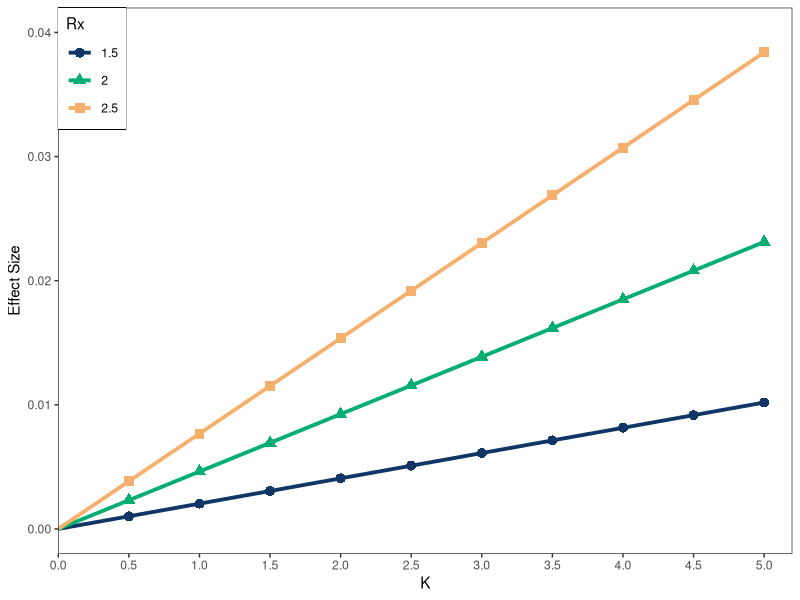
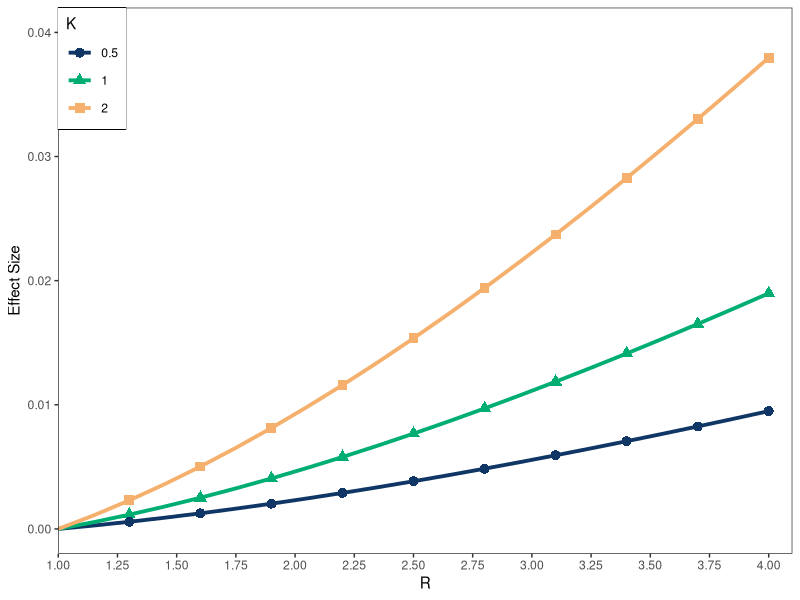
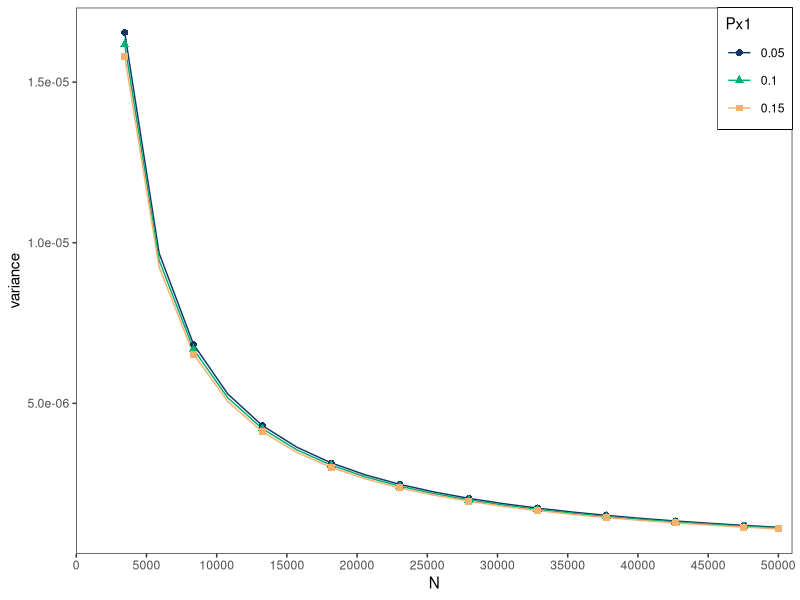
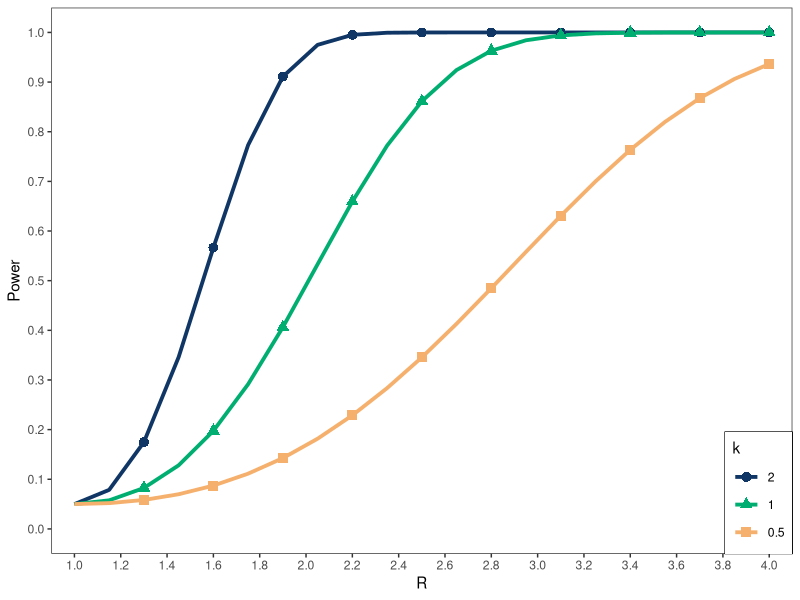
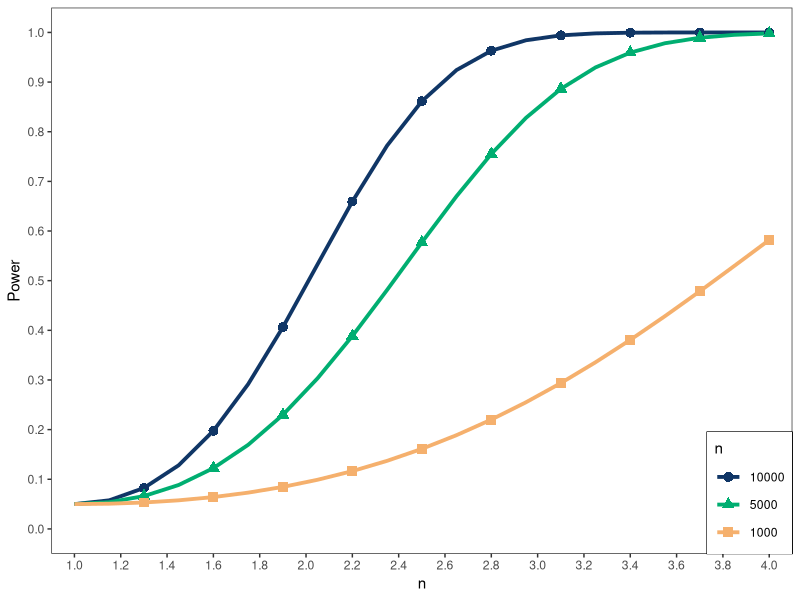
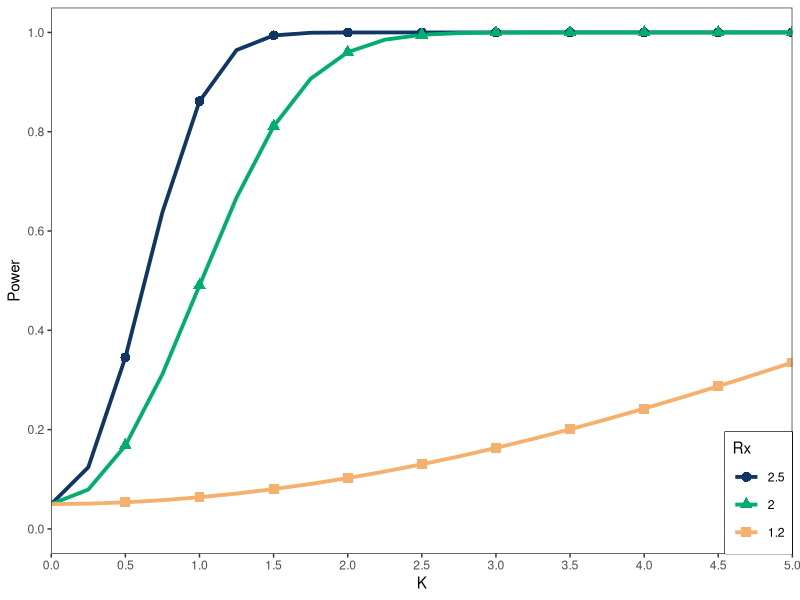
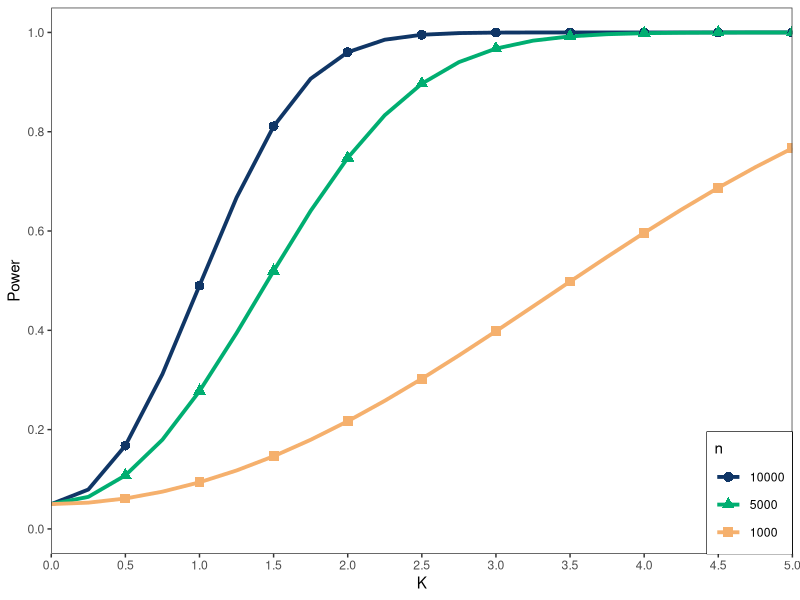
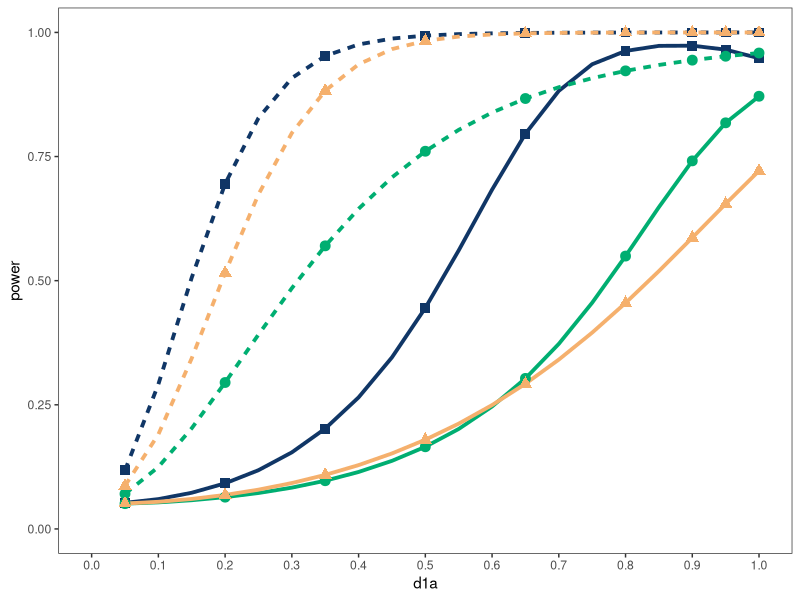

Write R code to recreate these figures, in order.
#library related packages
library(reshape2) 
library(ggplot2)   
library(ggpubr)

#basic function
#Pm1,Pm2,Px1,Px2 are the probabilities of carrying gene M1, M2, X1, and X2 by the affected individual,respectively.
#d1 is the LD between X1 and M1, d2 is the LD between X2 and M2, k is the coefficient of interaction, r1 is the relative risks of X1, and r2 is the relative risks of X2.
#PD is the disease prevalence, nD is the size of N chromosomes for the case-control sample, sig.level is the significant criterion p-value, and df is the degree of freedom.
myfunctionE<-function(Pm1,Pm2,Px1,Px2,d1,d2,k,r1,r2,PD,nD,sig.level,df){   
  #Calculate frequency of chromosomes in case samples that carrying X1, X2,The notation * indicates any allele of 0 or 1 at the current site.fx1d is f1*D, fx2d is f*1D.
  fx1d<-r1*Px1/(1+(r1-1)*Px1)           
  fx2d<-r2*Px2/(1+(r2-1)*Px2)    
  #Let nd equals nD
  nd<-nD
  #Calculate f11D, f10D, f01D, and f00D in case samples, f notes the frequencies of disease genes (X1 and X2)
  f11D<-(1+k)*fx1d*fx2d                
  f10D<-fx1d-(1+k)*fx1d*fx2d            
  f01D<-fx2d-(1+k)*fx1d*fx2d            
  f00D<-1-fx1d-fx2d+(1+k)*fx1d*fx2d  
  #Calculate t1,t2 (t1,t2 are parameters required to calculate frequencies in the control group)
  ta<-1-fx1d*PD/Px1                    
  tb<-1-(1-fx1d)*PD/(1-Px1)
  tc<-1-fx2d*PD/Px2
  td<-1-(1-fx2d)*PD/(1-Px2)
  t1<-ta/tb
  t2<-tc/td
  #Calculate Calculate frequency of chromosomes in control samples that carrying X1, X2, The notation * indicates any allele of 0 or 1 at the current site.dfx1 is f1*d, dfx2 is f*1d.
  dfx1<-t1*Px1/(1+(t1-1)*Px1)          
  dfx2<-t2*Px2/(1+(t2-1)*Px2)    
  #Calculate the frequencies of disease genes in control samples
  df11<-(1+k)*dfx1*dfx2                 
  df10<-dfx1-(1+k)*dfx1*dfx2            
  df01<-dfx2-(1+k)*dfx1*dfx2           
  df00<-1-dfx1-dfx2+(1+k)*dfx1*dfx2  
  #Calculate P(m1=1|x1=1),P(m2=1|x2=1),P(m1=1|x1=0),P(m2=1|x2=0),P(m1=0|x1=1),P(m2=0|x2=1),P(m1=0|x1=0), and P(m2=0|x2=0)
  Pa1<-(Pm1*Px1+d1)/Px1                
  Pa2<-(Pm2*Px2+d2)/Px2                 
  Pb1<-(Pm1*(1-Px1)+d1)/(1-Px1)         
  Pb2<-(Pm2*(1-Px2)+d2)/(1-Px2)         
  Pc1<-((1-Pm1)*Px1+d1)/Px1             
  Pc2<-((1-Pm2)*Px2+d2)/Px2            
  Pd1<-((1-Pm1)*(1-Px1)+d1)/(1-Px1)    
  Pd2<-((1-Pm2)*(1-Px2)+d2)/(1-Px2)    
  #Calculate 4 frequencies p11D,p22D,p12D, and p21D for the case samples
  p11D<-Pa1*Pa2*f11D+Pb1*Pa2*f01D+Pa1*Pb2*f10D+Pb1*Pb2*f00D
  p22D<-Pc1*Pc2*f11D+Pd1*Pc2*f01D+Pc1*Pd2*f10D+Pd1*Pd2*f00D
  p12D<-Pa1*Pc2*f11D+Pb1*Pc2*f01D+Pa1*Pd2*f10D+Pb1*Pd2*f00D
  p21D<-Pc1*Pa2*f11D+Pd1*Pa2*f01D+Pc1*Pb2*f10D+Pd1*Pb2*f00D
  #Calculate 4 frequencies p11d,p22d,p12d, and p21d for the control samples
  p11d<-Pa1*Pa2*df11+Pb1*Pa2*df01+Pa1*Pb2*df10+Pb1*Pb2*df00 
  p22d<-Pc1*Pc2*df11+Pd1*Pc2*df01+Pc1*Pd2*df10+Pd1*Pd2*df00
  p12d<-Pa1*Pc2*df11+Pb1*Pc2*df01+Pa1*Pd2*df10+Pb1*Pd2*df00
  p21d<-Pc1*Pa2*df11+Pd1*Pa2*df01+Pc1*Pb2*df10+Pd1*Pb2*df00
  #Calculate the expectation E1 of the LD between the marker genes M1 and M2 for the case group and E2 for the control group 
  E1<-p11D*p22D-p12D*p21D              
  E2<-p11d*p22d-p12d*p21d    
  #Calculate the expectation of effect size of gene-gene interaction in the case-control study
  dE<-E1-E2 
  #Calculate the covariance V1 of the difference of frequencies for the case group and the covariance V2 of the difference of frequencies for the control group
  V1<-((p11D+p12D)*(1-p11D-p12D)*(p11D+p21D)*(1-p11D-p21D)+(1-2*p11D-2*p12D)*(1-2*p11D-2*p21D)*(p11D*p22D-p12D*p21D)-(p11D*p22D-p12D*p21D)*(p11D*p22D-p12D*p21D))/nD 
  V2<-((p11d+p12d)*(1-p11d-p12d)*(p11d+p21d)*(1-p11d-p21d)+(1-2*p11d-2*p12d)*(1-2*p11d-2*p21d)*(p11d*p22d-p12d*p21d)-(p11d*p22d-p12d*p21d)*(p11d*p22d-p12d*p21d))/nd     
  #Calculate V, the sum of V1 and V2
  V<-V1+V2  
  #Calculate the statistic T
  T<-dE*dE/V
  #Connect sig.level, df, and power1
  k1<- qchisq(sig.level, df = df, lower = FALSE)
  #Calculate the power1 value in the chi-square test
  power1<-pchisq(k1, df = df, ncp = T, lower = FALSE)
  #Output dE,V,and power1
  result <- data.frame(dE=dE,V=V,power1=power1)
  print(result)
}

myfunctionE2<-function(Pm1,Pm2,Px1,Px2,d1a,d2a,k,r1,r2,PD,nD,nd,sig.level,df){   #d1a=D1*D1,d2a=D2*D2
  #Calculate d1max and d2max
  d1max<-min(Px1*(1-Pm1),Pm1*(1-Px1))           
  d2max<-min(Px2*(1-Pm2),Pm2*(1-Px2))
  #Calculate Lewontin's d1 and Lewontin's d2
  d1<-d1max*d1a          
  d2<-d2max*d2a           
  #Calculate frequency of chromosomes in case samples that carrying X1, X2,The notation * indicates any allele of 0 or 1 at the current site.fx1d is f1*D, fx2d is f*1D.
  fx1d<-r1*Px1/(1+(r1-1)*Px1)           
  fx2d<-r2*Px2/(1+(r2-1)*Px2)           
  #Calculate f11D, f10D, f01D, and f00D in case samples, f notes the frequencies of disease genes (X1 and X2)
  f11D<-(1+k)*fx1d*fx2d                
  f10D<-fx1d-(1+k)*fx1d*fx2d            
  f01D<-fx2d-(1+k)*fx1d*fx2d            
  f00D<-1-fx1d-fx2d+(1+k)*fx1d*fx2d  
  #Calculate t1,t2 (t1,t2 are parameters required to calculate frequencies in the control group)
  ta<-1-fx1d*PD/Px1                    
  tb<-1-(1-fx1d)*PD/(1-Px1)
  tc<-1-fx2d*PD/Px2
  td<-1-(1-fx2d)*PD/(1-Px2)
  t1<-ta/tb
  t2<-tc/td
  #Calculate Calculate frequency of chromosomes in control samples that carrying X1, X2, The notation * indicates any allele of 0 or 1 at the current site.dfx1 is f1*d, dfx2 is f*1d.
  dfx1<-t1*Px1/(1+(t1-1)*Px1)          
  dfx2<-t2*Px2/(1+(t2-1)*Px2)    
  #Calculate the frequencies of disease genes in control samples
  df11<-(1+k)*dfx1*dfx2                 
  df10<-dfx1-(1+k)*dfx1*dfx2            
  df01<-dfx2-(1+k)*dfx1*dfx2           
  df00<-1-dfx1-dfx2+(1+k)*dfx1*dfx2  
  #Calculate P(m1=1|x1=1),P(m2=1|x2=1),P(m1=1|x1=0),P(m2=1|x2=0),P(m1=0|x1=1),P(m2=0|x2=1),P(m1=0|x1=0), and P(m2=0|x2=0)
  Pa1<-(Pm1*Px1+d1)/Px1                
  Pa2<-(Pm2*Px2+d2)/Px2                 
  Pb1<-(Pm1*(1-Px1)+d1)/(1-Px1)         
  Pb2<-(Pm2*(1-Px2)+d2)/(1-Px2)         
  Pc1<-((1-Pm1)*Px1+d1)/Px1             
  Pc2<-((1-Pm2)*Px2+d2)/Px2            
  Pd1<-((1-Pm1)*(1-Px1)+d1)/(1-Px1)    
  Pd2<-((1-Pm2)*(1-Px2)+d2)/(1-Px2)    
  #Calculate 4 frequencies p11D,p22D,p12D, and p21D for the case samples
  p11D<-Pa1*Pa2*f11D+Pb1*Pa2*f01D+Pa1*Pb2*f10D+Pb1*Pb2*f00D
  p22D<-Pc1*Pc2*f11D+Pd1*Pc2*f01D+Pc1*Pd2*f10D+Pd1*Pd2*f00D
  p12D<-Pa1*Pc2*f11D+Pb1*Pc2*f01D+Pa1*Pd2*f10D+Pb1*Pd2*f00D
  p21D<-Pc1*Pa2*f11D+Pd1*Pa2*f01D+Pc1*Pb2*f10D+Pd1*Pb2*f00D
  #Calculate 4 frequencies p11d,p22d,p12d, and p21d for the control samples
  p11d<-Pa1*Pa2*df11+Pb1*Pa2*df01+Pa1*Pb2*df10+Pb1*Pb2*df00 
  p22d<-Pc1*Pc2*df11+Pd1*Pc2*df01+Pc1*Pd2*df10+Pd1*Pd2*df00
  p12d<-Pa1*Pc2*df11+Pb1*Pc2*df01+Pa1*Pd2*df10+Pb1*Pd2*df00
  p21d<-Pc1*Pa2*df11+Pd1*Pa2*df01+Pc1*Pb2*df10+Pd1*Pb2*df00
  #Calculate the expectation E1 of the LD between the marker genes M1 and M2 for the case group and E2 for the control group 
  E1<-p11D*p22D-p12D*p21D              
  E2<-p11d*p22d-p12d*p21d    
  #Calculate the expectation of effect size of gene-gene interaction in the case-control study
  dE<-E1-E2 
  #Calculate the covariance V1 of the difference of frequencies for the case group and the covariance V2 of the difference of frequencies for the control group
  V1<-((p11D+p12D)*(1-p11D-p12D)*(p11D+p21D)*(1-p11D-p21D)+(1-2*p11D-2*p12D)*(1-2*p11D-2*p21D)*(p11D*p22D-p12D*p21D)-(p11D*p22D-p12D*p21D)*(p11D*p22D-p12D*p21D))/nD 
  V2<-((p11d+p12d)*(1-p11d-p12d)*(p11d+p21d)*(1-p11d-p21d)+(1-2*p11d-2*p12d)*(1-2*p11d-2*p21d)*(p11d*p22d-p12d*p21d)-(p11d*p22d-p12d*p21d)*(p11d*p22d-p12d*p21d))/nd     
  #Calculate V, the sum of V1 and V2
  V<-V1+V2  
  #Calculate the statistic T
  T<-dE*dE/V
  #Connect sig.level, df, and powe1r
  k1<- qchisq(sig.level, df = df, lower = FALSE)
  #Calculate the power value in the chi-square test
  power1<-pchisq(k1, df = df, ncp = T, lower = FALSE)
  #Output d1,d2,r1a,r2a,and power
  result <- data.frame(d1=d1,d2=d2,power1=power1)
  print(result)
}

myfunctionE3<-function(Pm1,Pm2,Px1,Px2,d1a,d2a,k,r1,r2,PD,nD,nd,sig.level,df){   #d1a=D1*D1,d2a=D2*D2
  #Calculate d1max and d2max
  d1max<-min(Px1*(1-Pm1),Pm1*(1-Px1))           
  d2max<-min(Px2*(1-Pm2),Pm2*(1-Px2))
  #Calculate Lewontin's d1 and Lewontin's d2
  d1<-d1max*d1a          
  d2<-d2max*d2a           
  #Calculate frequency of chromosomes in case samples that carrying X1, X2,The notation * indicates any allele of 0 or 1 at the current site.fx1d is f1*D, fx2d is f*1D.
  fx1d<-r1*Px1/(1+(r1-1)*Px1)           
  fx2d<-r2*Px2/(1+(r2-1)*Px2)           
  #Calculate f11D, f10D, f01D, and f00D in case samples, f notes the frequencies of disease genes (X1 and X2)
  f11D<-(1+k)*fx1d*fx2d                
  f10D<-fx1d-(1+k)*fx1d*fx2d            
  f01D<-fx2d-(1+k)*fx1d*fx2d            
  f00D<-1-fx1d-fx2d+(1+k)*fx1d*fx2d  
  #Calculate t1,t2 (t1,t2 are parameters required to calculate frequencies in the control group)
  ta<-1-fx1d*PD/Px1                    
  tb<-1-(1-fx1d)*PD/(1-Px1)
  tc<-1-fx2d*PD/Px2
  td<-1-(1-fx2d)*PD/(1-Px2)
  t1<-ta/tb
  t2<-tc/td
  #Calculate Calculate frequency of chromosomes in control samples that carrying X1, X2, The notation * indicates any allele of 0 or 1 at the current site.dfx1 is f1*d, dfx2 is f*1d.
  dfx1<-t1*Px1/(1+(t1-1)*Px1)          
  dfx2<-t2*Px2/(1+(t2-1)*Px2)    
  #Calculate the frequencies of disease genes in control samples
  df11<-(1+k)*dfx1*dfx2                 
  df10<-dfx1-(1+k)*dfx1*dfx2            
  df01<-dfx2-(1+k)*dfx1*dfx2           
  df00<-1-dfx1-dfx2+(1+k)*dfx1*dfx2  
  #Calculate P(m1=1|x1=1),P(m2=1|x2=1),P(m1=1|x1=0),P(m2=1|x2=0),P(m1=0|x1=1),P(m2=0|x2=1),P(m1=0|x1=0), and P(m2=0|x2=0)
  Pa1<-(Pm1*Px1+d1)/Px1                
  Pa2<-(Pm2*Px2+d2)/Px2                 
  Pb1<-(Pm1*(1-Px1)+d1)/(1-Px1)         
  Pb2<-(Pm2*(1-Px2)+d2)/(1-Px2)         
  Pc1<-((1-Pm1)*Px1+d1)/Px1             
  Pc2<-((1-Pm2)*Px2+d2)/Px2            
  Pd1<-((1-Pm1)*(1-Px1)+d1)/(1-Px1)    
  Pd2<-((1-Pm2)*(1-Px2)+d2)/(1-Px2)    
  #Calculate 4 frequencies p11D,p22D,p12D, and p21D for the case samples
  p11D<-Pa1*Pa2*f11D+Pb1*Pa2*f01D+Pa1*Pb2*f10D+Pb1*Pb2*f00D
  p22D<-Pc1*Pc2*f11D+Pd1*Pc2*f01D+Pc1*Pd2*f10D+Pd1*Pd2*f00D
  p12D<-Pa1*Pc2*f11D+Pb1*Pc2*f01D+Pa1*Pd2*f10D+Pb1*Pd2*f00D
  p21D<-Pc1*Pa2*f11D+Pd1*Pa2*f01D+Pc1*Pb2*f10D+Pd1*Pb2*f00D
  #Calculate 4 frequencies p11d,p22d,p12d, and p21d for the control samples
  p11d<-Pa1*Pa2*df11+Pb1*Pa2*df01+Pa1*Pb2*df10+Pb1*Pb2*df00 
  p22d<-Pc1*Pc2*df11+Pd1*Pc2*df01+Pc1*Pd2*df10+Pd1*Pd2*df00
  p12d<-Pa1*Pc2*df11+Pb1*Pc2*df01+Pa1*Pd2*df10+Pb1*Pd2*df00
  p21d<-Pc1*Pa2*df11+Pd1*Pa2*df01+Pc1*Pb2*df10+Pd1*Pb2*df00
  #Calculate the expectation E3 of the odd ratio for the case group and the control group 
  E3<-(p11D+p12D)*(p21d+p22d)/((p21D+p22D)*(p11d+p12d))    
  #Calculate the variance of the estimated variance of the logarithm of the odd ratio
  V3<-1/(nD*(p11D+p12D))+1/(nD*(p21D+p22D))+1/(nd*(p11d+p12d))+1/(nd*(p21d+p22d))
  #Calculate the statistic T2
  T2<-log(E3)*log(E3)/V3
  #Connect sig.level, df, and power2
  k1<- qchisq(sig.level, df = df, lower = FALSE)
  #Calculate the power value in the chi-square test
  power2<-pchisq(k1, df = df, ncp = T2, lower = FALSE)
  #Output d1,d2,r1a,r2a,and power2
  result <- data.frame(d1=d1,d2=d2,power2=power2)
  print(result)
}


##Generate data and draw the figure of fig.1
#investigate the relationship between dE and k under different values of r1,r2(r1=r2)
output1a <- data.frame(K=seq(0,5,0.25),
                       Rx=rep(c(2.5,2,1.5),each=21))
tmp <- myfunctionE(0.05,0.05,0.05,0.05,0.0475,0.0475,output1a$K,output1a$Rx,output1a$Rx,0.1,10000,0.05,1)
output1a$Size <- tmp$dE

data <- output1a
data$Rx<-as.factor(data$Rx)
data2<-data[-c(1,22,43,seq(2,20,2),seq(23,41,2),seq(44,62,2)),]

p1<-ggplot()+
  geom_line(data = data,aes(x=K,y=Size,group=Rx,color=Rx),linewidth=1.3)+
  geom_point(data = data2,aes(x=K,y=Size,group=Rx,color=Rx,shape=Rx),size=3)+
  scale_color_manual(values = c('#103666','#00ae71','#f5b06d'))+ 
  xlab("K")+
  ylab("Effect Size")+
  theme_bw() +
  theme(panel.grid.major=element_line(colour=NA),
        panel.background = element_rect(fill = "transparent",colour = NA),
        plot.background = element_rect(fill = "transparent",colour = NA),
        panel.grid.minor = element_blank(),
        legend.position = c(0,1),
        legend.justification = c(0,1),
        legend.box.background = element_rect(color="black"),
        legend.key.size=unit(20,"pt"))+
  scale_x_continuous(expand=c(0,0),limits = c(0,5.2),breaks = seq(0,5,0.5))+
  scale_y_continuous(limits = c(0,0.04),breaks = seq(0,0.04,0.01))

ggsave("size-K.pdf", plot = p1, height = 4, width = 5)

#investigate the relationship between mathematical expectation (dE) , the relative risk ratio of X1 (r1,r2) under different values of the gene interaction strength of X1 and X2 (k)
output1b <- data.frame(K=rep(c(2,1,0.5),each=21),
                       Rx=seq(1,4,0.15))
tmp <- myfunctionE(0.05,0.05,0.05,0.05,0.0475,0.0475,output1b$K,output1b$Rx,output1b$Rx,0.1,10000,0.05,1)
output1b$Size <- tmp$dE

data <- output1b
data$K<-as.factor(data$K)
data2<-data[-c(1,22,43,seq(2,20,2),seq(23,41,2),seq(44,62,2)),]

p1<-ggplot()+
  geom_line(data = data,aes(x=Rx,y=Size,group=K,color=K),linewidth=1.3)+
  geom_point(data = data2,aes(x=Rx,y=Size,group=K,color=K,shape=K),size=3)+
  scale_color_manual(values = c('#103666','#00ae71','#f5b06d'))+ 
  xlab("R")+
  ylab("Effect Size")+
  theme_bw() +
  theme(panel.grid.major=element_line(colour=NA),
        panel.background = element_rect(fill = "transparent",colour = NA),
        plot.background = element_rect(fill = "transparent",colour = NA),
        panel.grid.minor = element_blank(),
        legend.position = c(0,1),
        legend.justification = c(0,1),
        legend.box.background = element_rect(color="black"),
        legend.key.size=unit(20,"pt"))+
  scale_x_continuous(expand=c(0,0),limits = c(1,4.1),breaks = seq(1,4,0.25))+
  scale_y_continuous(limits = c(0,0.04),breaks = seq(0,0.04,0.01))

ggsave("size-RR.pdf", plot = p1, height = 4, width = 5)


##Generate data and draw the figure of fig.2
#investigate the relationship between variance and the total chromosome number of the disease population (nD) under different values of the frequency of allele X1 (Px1)  
output1c <- data.frame(n=seq(3450,50000,2450),
                       Px1=rep(c(0.05,0.1,0.15),each=20))
tmp <- myfunctionE(0.05,0.05,output1c$Px1,0.05,0.0475,0.0475,1,2,2,0.1,output1c$n,0.05,1)
output1c$Variance <- tmp$V

data <- output1c
data$Px1<-as.factor(data$Px1)
data2<-data[-seq(2,59,2),]

p1<-ggplot()+
  geom_line(data = data,aes(x=n,y=Variance,group=Px1,color=Px1),linewidth=0.5)+
  geom_point(data = data2,aes(x=n,y=Variance,group=Px1,color=Px1,shape=Px1),size=2)+
  scale_color_manual(values = c('#103666','#00ae71','#f5b06d'))+ 
  xlab("N")+
  ylab("variance")+
  theme_bw() +
  theme(panel.grid.major=element_line(colour=NA),
        panel.background = element_rect(fill = "transparent",colour = NA),
        plot.background = element_rect(fill = "transparent",colour = NA),
        panel.grid.minor = element_blank(),
        legend.position = c(1,1),
        legend.justification = c(1,1),
        legend.box.background = element_rect(color="black"),
        legend.key.size=unit(20,"pt"))+
  scale_x_continuous(expand=c(0,0),limits = c(0,51000),breaks = seq(0,50000,5000))

ggsave("variance-n.pdf", plot = p1, height = 3, width = 4)


##Generate data and draw the figure of fig.3
#investigate the relationship between power1 and r1,r2(r1=r2) under different values of k(fig.3A)
output1d <- data.frame(Rx=seq(1,4,0.15),
                       k=rep(c(2,1,0.5),each=21))
tmp <- myfunctionE(0.05,0.05,0.05,0.05,0.0475,0.0475,output1d$k,output1d$Rx,output1d$Rx,0.1,10000,0.05,1)
output1d$power <- tmp$power1

data <- output1d
data$k<-factor(data$k,levels=c("2","1","0.5"))
data2<-data[-c(1,22,43,seq(2,20,2),seq(23,41,2),seq(44,62,2)),]

p1<-ggplot()+
  geom_line(data = data,aes(x=Rx,y=power,group=k,color=k),linewidth=1.3)+
  geom_point(data = data2,aes(x=Rx,y=power,group=k,color=k,shape=k),size=3)+ 
  scale_color_manual(values = c('#103666','#00ae71','#f5b06d'))+
  xlab("R")+
  ylab("Power")+
  theme_bw() +
  theme(panel.grid.major=element_line(colour=NA),
        panel.background = element_rect(fill = "transparent",colour = NA),
        plot.background = element_rect(fill = "transparent",colour = NA),
        panel.grid.minor = element_blank(),
        legend.position = c(1,0),
        legend.justification = c(1,0),
        legend.box.background = element_rect(color="black"),
        legend.key.size=unit(20,"pt"))+
  scale_x_continuous(expand=c(0,0),limits = c(0.9,4.1),breaks = seq(1,4.1,0.2))+
  scale_y_continuous(limits = c(0,1),breaks = seq(0,1,0.1))
ggsave("power-r-k.pdf", plot = p1, height = 4, width = 5)

#investigate the relationship between power1 and r1,r2(r1=r2) under different values of nD(fig.3B)
output1e <- data.frame(Rx=seq(1,4,0.15),
                       n=rep(c(10000,5000,1000),each=21))
tmp <- myfunctionE(0.05,0.05,0.05,0.05,0.0475,0.0475,1,output1e$Rx,output1e$Rx,0.1,output1e$n,0.05,1)
output1e$power <- tmp$power1

data <- output1e
data$n<-factor(data$n,levels=c("10000","5000","1000"))
data2<-data[-c(1,22,43,seq(2,20,2),seq(23,41,2),seq(44,62,2)),]

p1<-ggplot()+
  geom_line(data = data,aes(x=Rx,y=power,group=n,color=n),linewidth=1.3)+
  geom_point(data = data2,aes(x=Rx,y=power,group=n,color=n,shape=n),size=3)+ 
  scale_color_manual(values = c('#103666','#00ae71','#f5b06d'))+
  xlab("n")+
  ylab("Power")+
  theme_bw() +
  theme(panel.grid.major=element_line(colour=NA),
        panel.background = element_rect(fill = "transparent",colour = NA),
        plot.background = element_rect(fill = "transparent",colour = NA),
        panel.grid.minor = element_blank(),
        legend.position = c(1,0),
        legend.justification = c(1,0),
        legend.box.background = element_rect(color="black"),
        legend.key.size=unit(20,"pt"))+
  scale_x_continuous(expand=c(0,0),limits = c(0.9,4.1),breaks = seq(1,4.1,0.2))+
  scale_y_continuous(limits = c(0,1),breaks = seq(0,1,0.1))

ggsave("power-r-n.pdf", plot = p1, height = 4, width = 5)


##Generate data and draw the figure of fig.4
#investigate the relationship between power1 and k under different values of r1,r2(r1=r2)(fig.4A)
output1f <- data.frame(K=seq(0,5,0.25),
                       Rx=rep(c(2.5,2,1.2),each=21))
tmp <- myfunctionE(0.05,0.05,0.05,0.05,0.0475,0.0475,output1f$K,output1f$Rx,output1f$Rx,0.1,10000,0.05,1)
output1f$power <- tmp$power1

data <- output1f
data$Rx<-factor(data$Rx,levels=c("2.5","2","1.2"))
data2<-data[-c(1,22,43,seq(2,20,2),seq(23,41,2),seq(44,62,2)),]

p1<-ggplot()+
  geom_line(data = data,aes(x=K,y=power,group=Rx,color=Rx),linewidth=1.3)+
  geom_point(data = data2,aes(x=K,y=power,group=Rx,color=Rx,shape=Rx),size=3)+ 
  scale_color_manual(values = c('#103666','#00ae71','#f5b06d'))+ 
  xlab("K")+
  ylab("Power")+
  theme_bw() +
  theme(panel.grid.major=element_line(colour=NA),
        panel.background = element_rect(fill = "transparent",colour = NA),
        plot.background = element_rect(fill = "transparent",colour = NA),
        panel.grid.minor = element_blank(),
        legend.position = c(1,0),
        legend.justification = c(1,0),
        legend.box.background = element_rect(color="black"),
        legend.key.size=unit(20,"pt"))+
  scale_x_continuous(expand=c(0,0),limits = c(0,5),breaks = seq(0,5,0.5))+
  scale_y_continuous(limits = c(0,1),breaks = seq(0,1,0.2))
ggsave("power-k-r.pdf", plot = p1, height = 4, width = 5)

#investigate the relationship between power1 and k under different values of nD(fig.4B)
output1g <- data.frame(K=seq(0,5,0.25),
                       n=rep(c(10000,5000,1000),each=21))
tmp <- myfunctionE(0.05,0.05,0.05,0.05,0.0475,0.0475,output1g$K,2,2,0.1,output1g$n,0.05,1)
output1g$power <- tmp$power1

data <- output1g
data$n<-factor(data$n,levels=c("10000","5000","1000"))
data2<-data[-c(1,22,43,seq(2,20,2),seq(23,41,2),seq(44,62,2)),]

p1<-ggplot()+
  geom_line(data = data,aes(x=K,y=power,group=n,color=n),linewidth=1.3)+
  geom_point(data = data2,aes(x=K,y=power,group=n,color=n,shape=n),size=3)+ 
  scale_color_manual(values = c('#103666','#00ae71','#f5b06d'))+ 
  xlab("K")+
  ylab("Power")+
  theme_bw() +
  theme(panel.grid.major=element_line(colour=NA),
        panel.background = element_rect(fill = "transparent",colour = NA),
        plot.background = element_rect(fill = "transparent",colour = NA),
        panel.grid.minor = element_blank(),
        legend.position = c(1,0),
        legend.justification = c(1,0),
        legend.box.background = element_rect(color="black"),
        legend.key.size=unit(20,"pt"))+
  scale_x_continuous(expand=c(0,0),limits = c(0,5),breaks = seq(0,5,0.5))+
  scale_y_continuous(limits = c(0,1),breaks = seq(0,1,0.2))
ggsave("power-K-n.pdf", plot = p1, height = 4, width = 5)


##Generate data and draw the figure of fig.5
#investigate the relationship between power1,power2 and d1a (d1/d1max) under different values of Px1 and level of significance (sig.level)
#Generate data of fig.5
output1h <- data.frame(Px1=rep(c(0.2,0.3,0.1,0.2,0.3,0.1,0.2,0.3,0.1,0.2,0.3,0.1),each=20),
                       d1a=seq(0.05,1,0.05),
                       siglevel=rep(c(0.05,0.0005,0.000005,0.00000005),each=60))

c1<-list()
for (i in 1:length(output1h$Px1)) {
  tmp1<-myfunctionE2(0.2,0.2,output1h$Px1[i],0.2,output1h$d1a[i],1,1,2,2,0.1,10000,10000,output1h$siglevel[i],1)
  pow<-tmp1$power1
  c1[i]<-pow
}
power1<-as.data.frame(do.call(rbind, c1))
output1h$power1 <- power1$V1

d1<-list()
for (i in 1:length(output1h$Px1)) {
  tmp1<-myfunctionE3(0.2,0.2,output1h$Px1[i],0.2,output1h$d1a[i],1,1,2,2,0.1,10000,10000,output1h$siglevel[i],1)
  pow<-tmp1$power2
  d1[i]<-pow
}
power2<-as.data.frame(do.call(rbind, d1))
output1h$power2 <- power2$V1

#draw fig5A
data <- output1h[1:60,-3]
data$Px1<-factor(data$Px1,levels=c("0.2","0.3","0.1"))
data2<-data[-c(seq(2,18,1.5),seq(22,38,1.5),seq(42,58,1.5)),]

library(tidyverse)
data_long <- data %>% pivot_longer(cols = -c("d1a", "Px1"),
                                   names_to = "group", values_to = "power")  
data_long2 <- data2 %>% pivot_longer(cols = -c("d1a", "Px1"),
                                     names_to = "group", values_to = "power") 

p1<-ggplot()+
  geom_line(data=data_long,aes(x = d1a, y = power, linetype = group, color = Px1),linewidth=1.3)+
  geom_point(data=data_long2,aes(x = d1a, y = power, color=Px1, shape=Px1),size=3)+
  scale_shape_manual(values = c(15, 19, 17))+
  scale_color_manual(values = c('#103666','#00ae71','#f5b06d'))+ 
  xlab("d1a")+
  ylab("power")+
  theme_bw() +
  theme(panel.grid.major=element_line(colour=NA),
        legend.position = 'none',
        panel.background = element_rect(fill = "transparent",colour = NA),
        plot.background = element_rect(fill = "transparent",colour = NA),
        panel.grid.minor = element_blank())+
  scale_x_continuous(limits = c(0,1),breaks = seq(0,1,0.1))+
  scale_y_continuous(limits = c(0,1),breaks = seq(0,1,0.25))

#draw fig5B
data <- output1h[61:120,-3]
data$Px1<-factor(data$Px1,levels=c("0.2","0.3","0.1"))
data2<-data[-c(seq(2,18,1.5),seq(22,38,1.5),seq(42,58,1.5)),]

library(tidyverse)
data_long <- data %>% pivot_longer(cols = -c("d1a", "Px1"),
                                   names_to = "group", values_to = "power")  
data_long2 <- data2 %>% pivot_longer(cols = -c("d1a", "Px1"),
                                     names_to = "group", values_to = "power") 
p2<-ggplot()+
  geom_line(data=data_long,aes(x = d1a, y = power, linetype = group, color = Px1),linewidth=1.3)+
  geom_point(data=data_long2,aes(x = d1a, y = power, color=Px1, shape=Px1),size=3)+
  scale_shape_manual(values = c(15, 19, 17))+
  scale_color_manual(values = c('#103666','#00ae71','#f5b06d'))+ 
  xlab("d1a")+
  ylab("power")+
  theme_bw() +
  theme(panel.grid.major=element_line(colour=NA),
        legend.position = 'none',
        panel.background = element_rect(fill = "transparent",colour = NA),
        plot.background = element_rect(fill = "transparent",colour = NA),
        panel.grid.minor = element_blank())+
  scale_x_continuous(limits = c(0,1),breaks = seq(0,1,0.1))+
  scale_y_continuous(limits = c(0,1),breaks = seq(0,1,0.25))

#draw fig5C
data <- output1h[121:180,-3]
data$Px1<-factor(data$Px1,levels=c("0.2","0.3","0.1"))
data2<-data[-c(seq(2,18,1.5),seq(22,38,1.5),seq(42,58,1.5)),]

library(tidyverse)
data_long <- data %>% pivot_longer(cols = -c("d1a", "Px1"),
                                   names_to = "group", values_to = "power")  
data_long2 <- data2 %>% pivot_longer(cols = -c("d1a", "Px1"),
                                     names_to = "group", values_to = "power") 
p3<-ggplot()+
  geom_line(data=data_long,aes(x = d1a, y = power, linetype = group, color = Px1),linewidth=1.3)+
  geom_point(data=data_long2,aes(x = d1a, y = power, color=Px1, shape=Px1),size=3)+
  scale_shape_manual(values = c(15, 19, 17))+
  scale_color_manual(values = c('#103666','#00ae71','#f5b06d'))+ 
  xlab("d1a")+
  ylab("power")+
  theme_bw() +
  theme(panel.grid.major=element_line(colour=NA),
        legend.position = 'none',
        panel.background = element_rect(fill = "transparent",colour = NA),
        plot.background = element_rect(fill = "transparent",colour = NA),
        panel.grid.minor = element_blank())+
  scale_x_continuous(limits = c(0,1),breaks = seq(0,1,0.1))+
  scale_y_continuous(limits = c(0,1),breaks = seq(0,1,0.25))

#draw fig5D
data <- output1h[181:240,-3]
data$Px1<-factor(data$Px1,levels=c("0.2","0.3","0.1"))
data2<-data[-c(seq(2,18,1.5),seq(22,38,1.5),seq(42,58,1.5)),]

library(tidyverse)
data_long <- data %>% pivot_longer(cols = -c("d1a", "Px1"),
                                   names_to = "group", values_to = "power")  
data_long2 <- data2 %>% pivot_longer(cols = -c("d1a", "Px1"),
                                     names_to = "group", values_to = "power") 
p4<-ggplot()+
  geom_line(data=data_long,aes(x = d1a, y = power, linetype = group, color = Px1),linewidth=1.3)+
  geom_point(data=data_long2,aes(x = d1a, y = power, color=Px1, shape=Px1),size=3)+
  scale_shape_manual(values = c(15, 19, 17))+
  scale_color_manual(values = c('#103666','#00ae71','#f5b06d'))+ 
  xlab("d1a")+
  ylab("power")+
  theme_bw() +
  theme(panel.grid.major=element_line(colour=NA),
        panel.background = element_rect(fill = "transparent",colour = NA),
        plot.background = element_rect(fill = "transparent",colour = NA),
        panel.grid.minor = element_blank())+
  scale_x_continuous(limits = c(0,1),breaks = seq(0,1,0.1))+
  scale_y_continuous(limits = c(0,1),breaks = seq(0,1,0.25))

#save fig.5A, fig.5B, fig.5C, and fig.5D
ggsave("power,power2&dla-px1-1.pdf", plot = p1, height = 4, width = 5)
ggsave("power,power2&dla-px1-2.pdf", plot = p2, height = 4, width = 5)
ggsave("power,power2&dla-px1-3.pdf", plot = p3, height = 4, width = 5)
ggsave("power,power2&dla-px1-4.pdf", plot = p4, height = 4, width = 5)


##Generate data and draw the figure of fig.6
#investigate the relationship between power1,power2 and d1a under different values of Px1 and k
#Generate data of fig.6
output1j <- data.frame(Px1=rep(c(0.2,0.3,0.1,0.2,0.3,0.1,0.2,0.3,0.1,0.2,0.3,0.1),each=21),
                       k=seq(0,2,0.1),
                       siglevel=rep(c(0.05,0.0005,0.000005,0.00000005),each=63))
c1<-list()
for (i in 1:length(output1j$Px1)) {
  tmp1<-myfunctionE2(0.2,0.2,output1j$Px1[i],0.2,0.5,1,output1j$k[i],2,2,0.1,10000,10000,output1j$siglevel[i],1)
  pow<-tmp1$power1
  c1[i]<-pow
}
power1<-as.data.frame(do.call(rbind, c1))
output1j$power1 <- power1$V1

d1<-list()
for (i in 1:length(output1j$Px1)) {
  tmp1<-myfunctionE3(0.2,0.2,output1j$Px1[i],0.2,0.5,1,output1j$k[i],2,2,0.1,10000,10000,output1j$siglevel[i],1)
  pow<-tmp1$power2
  d1[i]<-pow
}
power2<-as.data.frame(do.call(rbind, d1))
output1j$power2 <- power2$V1

#draw fig6A
data <- output1j[1:63,-3]
data$Px1<-factor(data$Px1,levels=c("0.2","0.3","0.1"))
data2<-data[-c(seq(2,21,1.5),seq(23,41,1.5),seq(44,62,1.5)),]

library(tidyverse)
data_long <- data %>% pivot_longer(cols = -c("k", "Px1"),
                                   names_to = "group", values_to = "power")  
data_long2 <- data2 %>% pivot_longer(cols = -c("k", "Px1"),
                                     names_to = "group", values_to = "power")  

p1<-ggplot()+
  geom_line(data=data_long,aes(x = k, y = power, linetype = group, color = Px1),linewidth=1)+
  geom_point(data=data_long2,aes(x = k, y = power, color=Px1, shape=Px1),size=3)+
  scale_shape_manual(values = c(15, 19, 17))+
  scale_color_manual(values = c('#103666','#00ae71','#f5b06d'))+ 
  xlab("k")+
  ylab("power")+
  theme_bw() +
  theme(panel.grid.major=element_line(colour=NA),
        legend.position = 'none',
        panel.background = element_rect(fill = "transparent",colour = NA),
        plot.background = element_rect(fill = "transparent",colour = NA),
        panel.grid.minor = element_blank())+
  scale_x_continuous(limits = c(0,2),breaks = seq(0,2,0.2))+
  scale_y_continuous(limits = c(0,1),breaks = seq(0,1,0.25))

#draw fig6B
data <- output1j[64:126,-3]
data$Px1<-factor(data$Px1,levels=c("0.2","0.3","0.1"))
data2<-data[-c(seq(2,21,1.5),seq(23,41,1.5),seq(44,62,1.5)),]

library(tidyverse)
data_long <- data %>% pivot_longer(cols = -c("k", "Px1"),
                                   names_to = "group", values_to = "power")  
data_long2 <- data2 %>% pivot_longer(cols = -c("k", "Px1"),
                                     names_to = "group", values_to = "power")  

p2<-ggplot()+
  geom_line(data=data_long,aes(x = k, y = power, linetype = group, color = Px1),linewidth=1)+
  geom_point(data=data_long2,aes(x = k, y = power, color=Px1, shape=Px1),size=3)+
  scale_shape_manual(values = c(15, 19, 17))+
  scale_color_manual(values = c('#103666','#00ae71','#f5b06d'))+ 
  xlab("k")+
  ylab("power")+
  theme_bw() +
  theme(panel.grid.major=element_line(colour=NA),
        legend.position = 'none',
        panel.background = element_rect(fill = "transparent",colour = NA),
        plot.background = element_rect(fill = "transparent",colour = NA),
        panel.grid.minor = element_blank())+
  scale_x_continuous(limits = c(0,2),breaks = seq(0,2,0.2))+
  scale_y_continuous(limits = c(0,1),breaks = seq(0,1,0.25))

#draw fig6C
data <- output1j[127:189,-3]
data$Px1<-factor(data$Px1,levels=c("0.2","0.3","0.1"))
data2<-data[-c(seq(2,21,1.5),seq(23,41,1.5),seq(44,62,1.5)),]

library(tidyverse)
data_long <- data %>% pivot_longer(cols = -c("k", "Px1"),
                                   names_to = "group", values_to = "power")  
data_long2 <- data2 %>% pivot_longer(cols = -c("k", "Px1"),
                                     names_to = "group", values_to = "power")  

p3<-ggplot()+
  geom_line(data=data_long,aes(x = k, y = power, linetype = group, color = Px1),linewidth=1)+
  geom_point(data=data_long2,aes(x = k, y = power, color=Px1, shape=Px1),size=3)+
  scale_shape_manual(values = c(15, 19, 17))+
  scale_color_manual(values = c('#103666','#00ae71','#f5b06d'))+ 
  xlab("k")+
  ylab("power")+
  theme_bw() +
  theme(panel.grid.major=element_line(colour=NA),
        legend.position = 'none',
        panel.background = element_rect(fill = "transparent",colour = NA),
        plot.background = element_rect(fill = "transparent",colour = NA),
        panel.grid.minor = element_blank())+
  scale_x_continuous(limits = c(0,2),breaks = seq(0,2,0.2))+
  scale_y_continuous(limits = c(0,1),breaks = seq(0,1,0.25))

#draw fig6D
data <- output1j[190:252,-3]
data$Px1<-factor(data$Px1,levels=c("0.2","0.3","0.1"))
data2<-data[-c(seq(2,21,1.5),seq(23,41,1.5),seq(44,62,1.5)),]

library(tidyverse)
data_long <- data %>% pivot_longer(cols = -c("k", "Px1"),
                                   names_to = "group", values_to = "power")  
data_long2 <- data2 %>% pivot_longer(cols = -c("k", "Px1"),
                                     names_to = "group", values_to = "power")  

p4<-ggplot()+
  geom_line(data=data_long,aes(x = k, y = power, linetype = group, color = Px1),linewidth=1)+
  geom_point(data=data_long2,aes(x = k, y = power, color=Px1, shape=Px1),size=3)+
  scale_shape_manual(values = c(15, 19, 17))+
  scale_color_manual(values = c('#103666','#00ae71','#f5b06d'))+ 
  xlab("k")+
  ylab("power")+
  theme_bw() +
  theme(panel.grid.major=element_line(colour=NA),
        panel.background = element_rect(fill = "transparent",colour = NA),
        plot.background = element_rect(fill = "transparent",colour = NA),
        panel.grid.minor = element_blank())+
  scale_x_continuous(limits = c(0,2),breaks = seq(0,2,0.2))+
  scale_y_continuous(limits = c(0,1),breaks = seq(0,1,0.25))

#save fig.6A, fig.6B, fig.6C, and fig.6D
ggsave("power,power2&k-px1-1.pdf", plot = p1, height = 4, width = 5)
ggsave("power,power2&k-px1-2.pdf", plot = p2, height = 4, width = 5)
ggsave("power,power2&k-px1-3.pdf", plot = p3, height = 4, width = 5)
ggsave("power,power2&k-px1-4.pdf", plot = p4, height = 4, width = 5)
